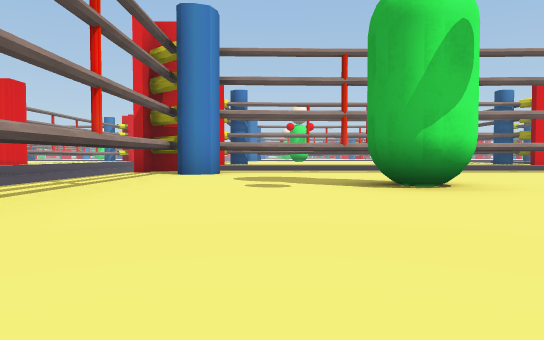
[1] (above)

12 first-person views from a walk through a 3-D level made in the Unity game engine. The camera is 0.28 m above the floor, tilts 2° down and sees 70° across. The floor is counted in squares, 1 m on a side. Each view is taken from the middle of a square. On the plan, view 1 faces up. The plan holds only what a view shows up to about 9 squares ahead; the rest is blank. The place goes on beyond the plan. The player is left out.

[2]
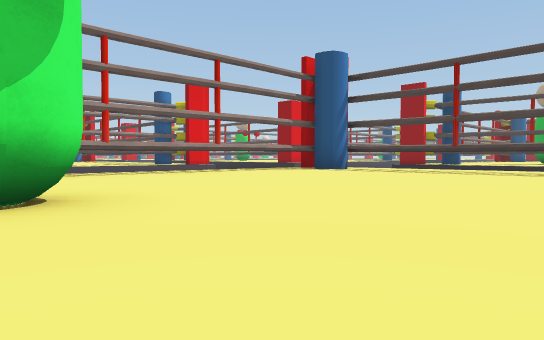

[3]
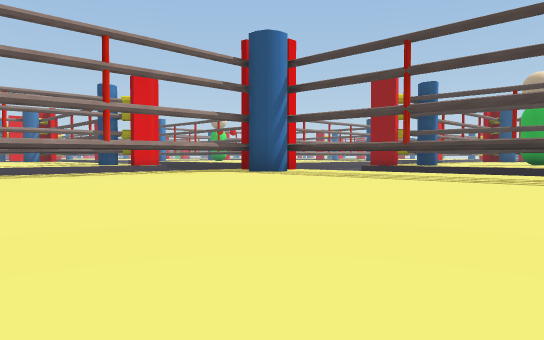

[4]
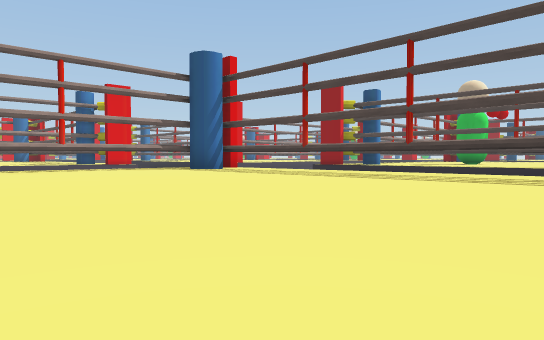

[5]
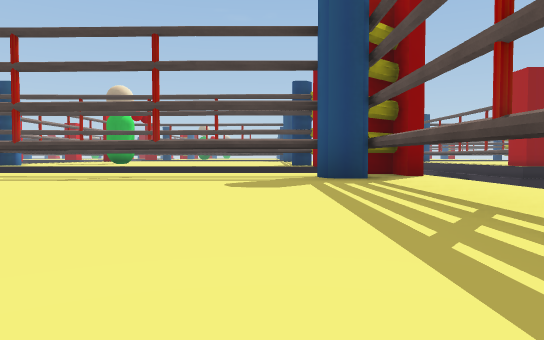

[6]
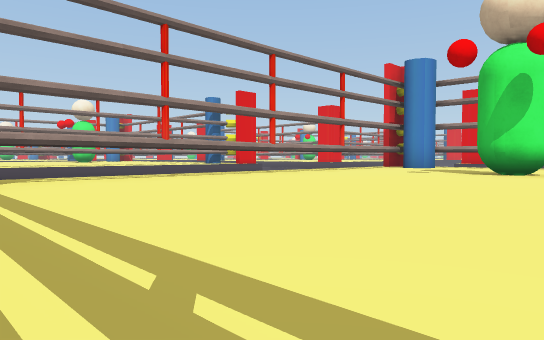

[7]
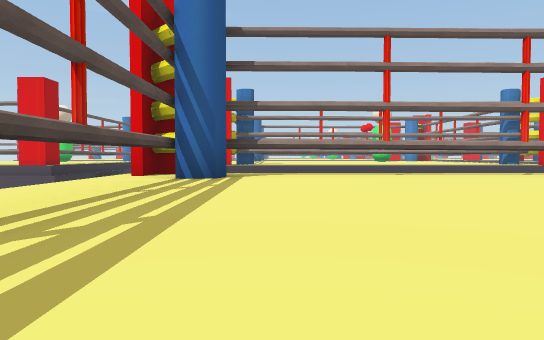

[8]
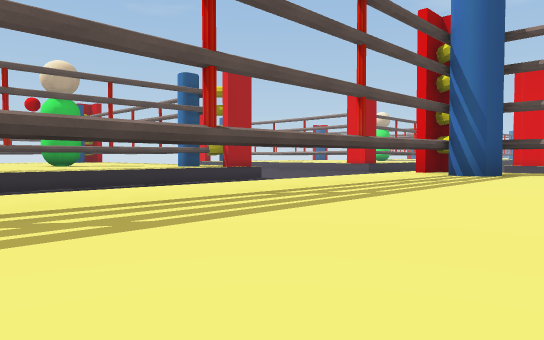

[9]
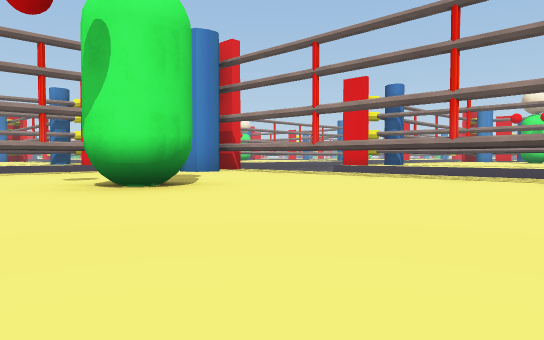

[10]
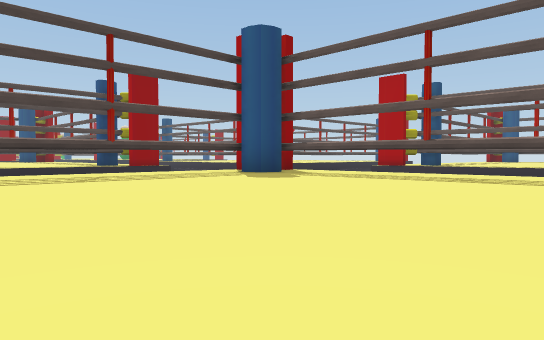

[11]
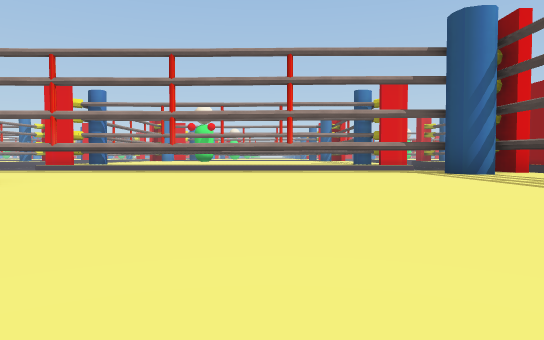

[12]
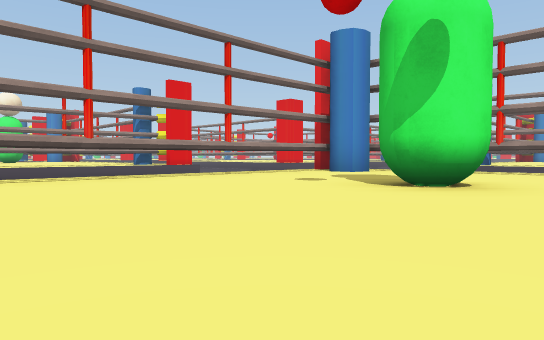

### Floor plan
Points are (right, up) in squares from view 1. A wall is a line through its corners. A room is listed if a view was taken in it or the views show most of it. See-through windows are left out.
Room 1 (views 1, 2, 3, 4, 5, 6, 7, 8, 9, 10, 11, 12)
walls: (6.8, -3.3) (8.3, -3.3); (-1.1, -3.3) (0.2, -3.3); (-1.6, -3.4) (-2, -3.9); (8.5, -2.8) (8.6, 6.2); (-1.6, 6.6) (-1.6, -2.8); (8.1, 6.6) (-1.1, 6.7); (9, -4) (8.5, -3.3); (9.2, -3.9) (9.2, -3.5)
objects: other object (1, 4) to (2, 4)

Positions as (right, up) in squares from view 1, and headings:
1: (0, 0), facing up
2: (1, 1), facing up-right
3: (3, 1), facing up-right
4: (3, -1), facing up-right
5: (3, -2), facing right
6: (3, -3), facing up-left
7: (4, -2), facing left
8: (5, -1), facing down-left
9: (5, 2), facing up-left
10: (3, 2), facing down-right
11: (5, 0), facing up
12: (3, 0), facing up-left
